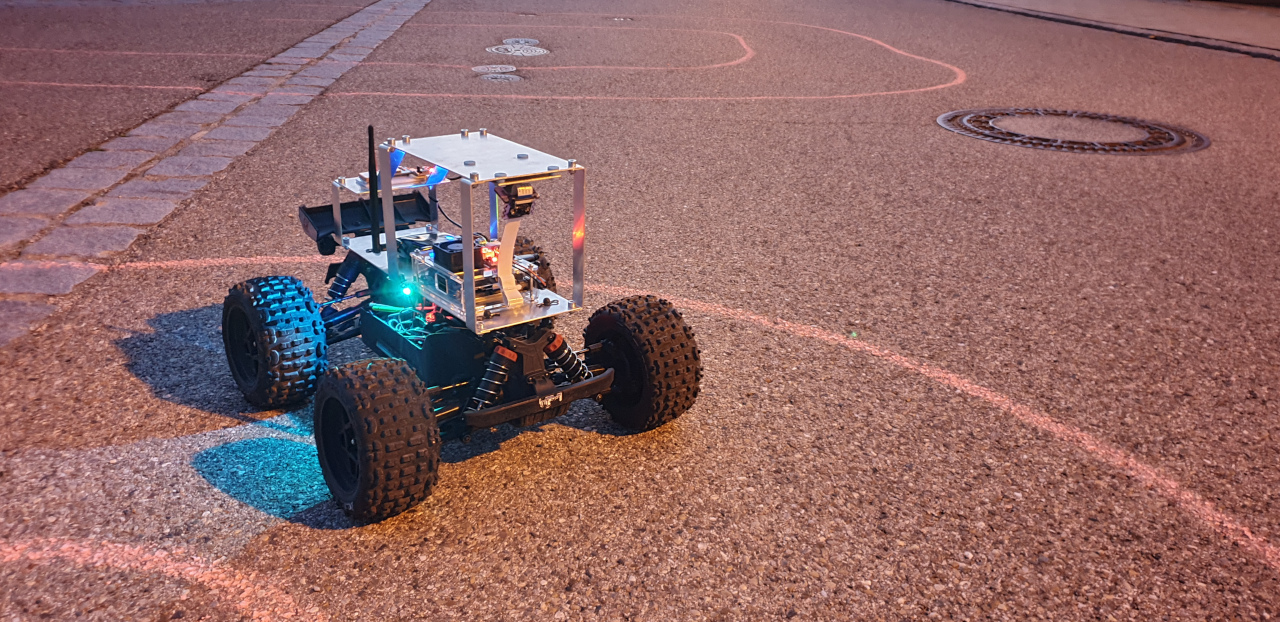
#> input picture header.jpg, 1280 x 622 px
$ python -i create_augmented_dataset.py   (imports and definitions only)
#> lines starting #> are read from the running program, lines starting #| are printed output that depends on the picture
#> further down, picture is the input picture: shape (622, 1280, 3); mean B, G, R 103.2, 104.8, 143.2

import os
import csv
import cv2
import shutil
import time

import numpy as np

from threading import Thread

date_filename = "data.csv"
steering_center_pulse = 1444.54

dataset_dir = "./dataset"
output_data_filename = "data.csv"
image_filename_base = "frame"

SAVE_FILE_EXT = ".png"

WIDTH = 256#292
HEIGHT = 128#164

THREADS = 8

MIN_SHADOWS = 2
MAX_SHADOWS = 5
MIN_SHADOW_POLY = 3
MAX_SHADOW_POLY = 8

MIN_SHADOW_STRENGTH = 0.4
MAX_SHADOW_STRENGTH = 0.6
MAX_BLUR_AMOUNT = 61

SHADOW_INVERT_CHANCE = 0.5

SHADOW_AUG_COUNT = 1

def generate_shadow_coordinates(imshape, no_of_shadows=1):
    vertices_list=[]
    for index in range(no_of_shadows):
        vertex=[]
        for dimensions in range(np.random.randint(MIN_SHADOW_POLY, MAX_SHADOW_POLY)): ## Dimensionality of the shadow polygon
            vertex.append((imshape[1]*np.random.uniform(), imshape[0]*np.random.uniform()))
            vertices = np.array([vertex], dtype=np.int32) ## single shadow vertices
            vertices_list.append(vertices)
    return vertices_list ## List of shadow vertices

def add_shadow(image,no_of_shadows=1):
#> called with no_of_shadows = 1
    image_HLS = cv2.cvtColor(image,cv2.COLOR_BGR2HLS) ## Conversion to HLS
#> image_HLS: shape (622, 1280, 3); mean of channels 0, 1, 2 55.5, 122.4, 69.8
    mask = np.zeros_like(image, dtype=np.float32)
    imshape = image.shape
#> imshape = (622, 1280, 3)
    vertices_list = generate_shadow_coordinates(imshape, no_of_shadows) #3 getting list of shadow vertices

    for vertices in vertices_list:
        cv2.fillPoly(mask, vertices, 1) ## adding all shadow polygons on empty mask, single 255 denotes only red channel
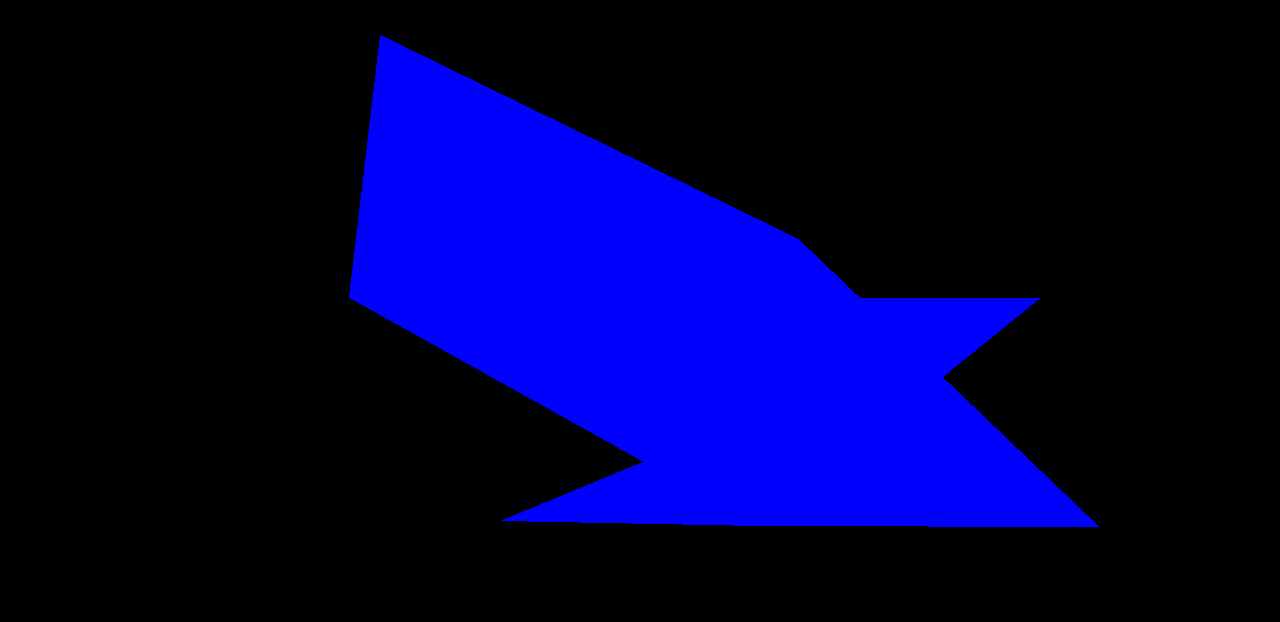
#> mask: shape (622, 1280, 3) float32; mean of channels 0, 1, 2 0.233, 0, 0; drawn as B, G, R

    blur_kernel_size = int(np.random.uniform()*MAX_BLUR_AMOUNT)
#> blur_kernel_size = 20
    if blur_kernel_size > 0 and blur_kernel_size % 2 == 0:
        blur_kernel_size += 1
#> blur_kernel_size = 21

    if blur_kernel_size > 0:
        mask = cv2.GaussianBlur(mask, (blur_kernel_size, blur_kernel_size), 0)

    if np.random.uniform() < SHADOW_INVERT_CHANCE:
        mask[:,:,0] = 1 - mask[:,:,0]

    shadow_strength = np.random.uniform(low=MIN_SHADOW_STRENGTH, high=MAX_SHADOW_STRENGTH)
#> shadow_strength = 0.474
    mask[:,:,0] = 1 - mask[:,:,0]*shadow_strength
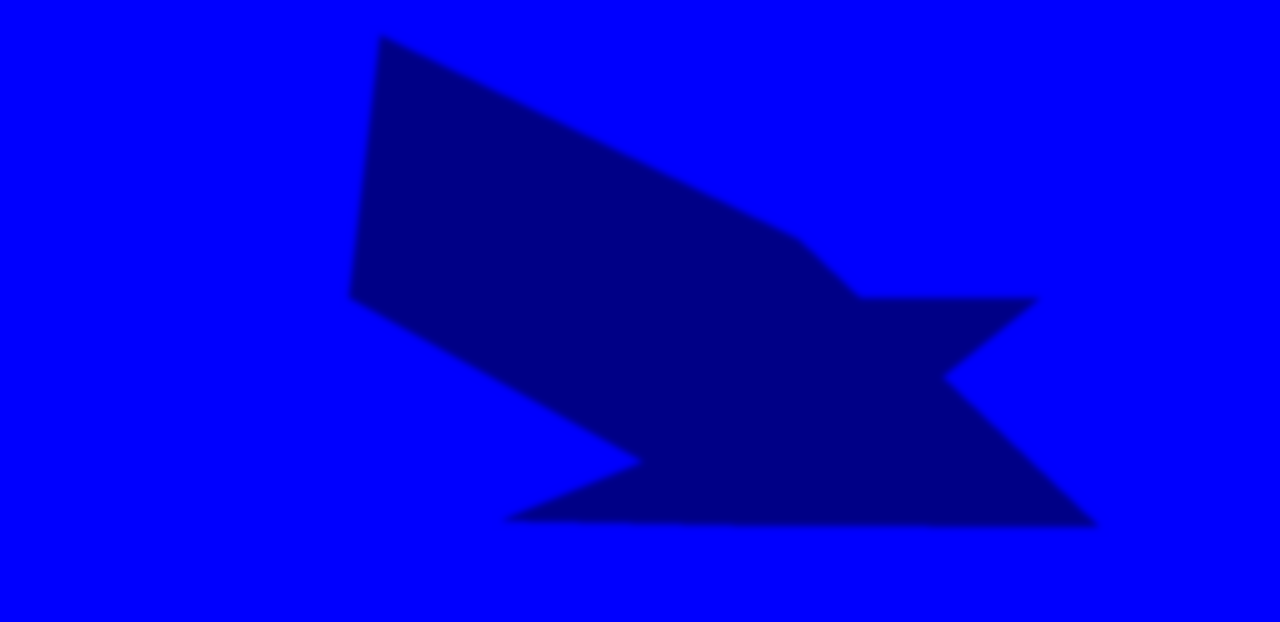
#> mask: shape (622, 1280, 3) float32; mean of channels 0, 1, 2 0.89, 0, 0; drawn as B, G, R

    image_HLS[:,:,1] = image_HLS[:,:,1]*mask[:,:,0]   ## if red channel is hot, image's "Lightness" channel's brightness is lowered
#> image_HLS: shape (622, 1280, 3); mean of channels 0, 1, 2 55.5, 108.4, 69.8
    image_HLS[:,:,2] = image_HLS[:,:,2]*mask[:,:,0]   ## if red channel is hot, image's "Saturation" channel's brightness is lowered
#> image_HLS: shape (622, 1280, 3); mean of channels 0, 1, 2 55.5, 108.4, 61.3
    image_BGR = cv2.cvtColor(image_HLS,cv2.COLOR_HLS2BGR) ## Conversion to RGB
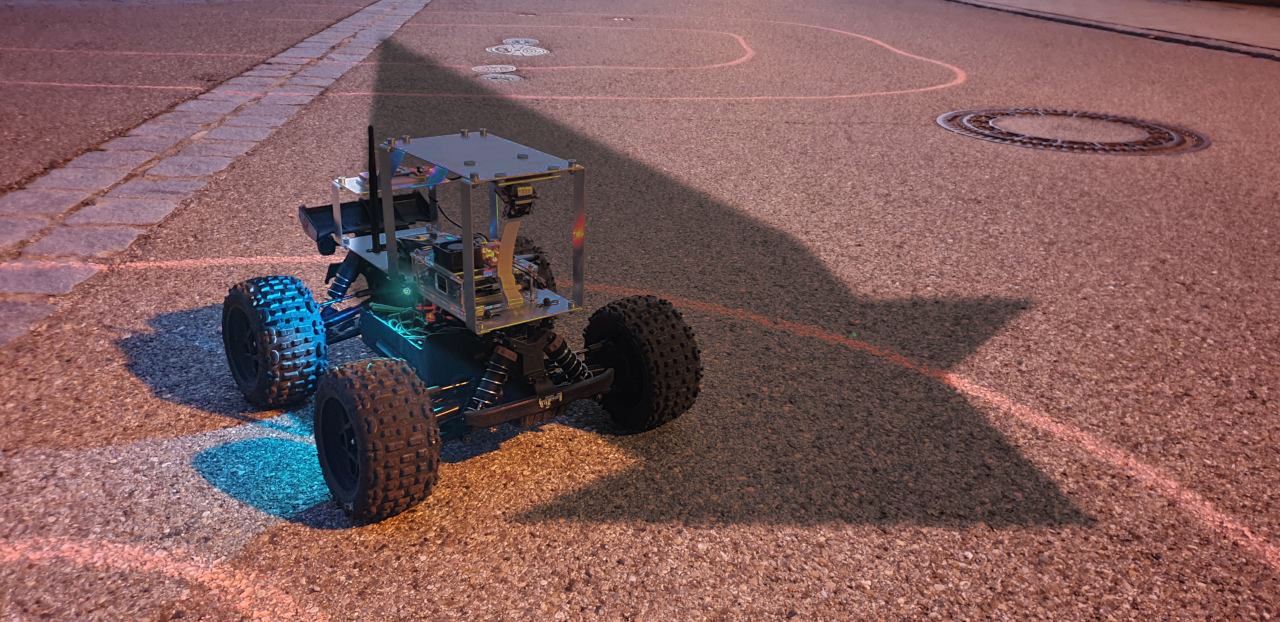
#> image_BGR: shape (622, 1280, 3); mean B, G, R 92.2, 93, 126.4
    return image_BGR

# [41 lines left out: function process_files, not called in this run]

# [55 lines not run here, left out]

>>> import cv2
>>> picture = cv2.imread('../../header.jpg')
>>> result = add_shadow(picture)
